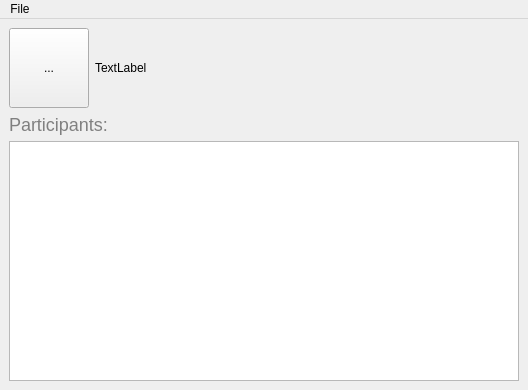
<?xml version="1.0" encoding="UTF-8"?>
<ui version="4.0">
 <class>GroupInfoWindow</class>
 <widget class="QMainWindow" name="GroupInfoWindow">
  <property name="geometry">
   <rect>
    <x>0</x>
    <y>0</y>
    <width>528</width>
    <height>390</height>
   </rect>
  </property>
  <property name="windowTitle">
   <string>Group Info</string>
  </property>
  <widget class="QWidget" name="centralwidget">
   <layout class="QVBoxLayout" name="verticalLayout">
    <item>
     <layout class="QHBoxLayout" name="horizontalLayout">
      <item>
       <widget class="QToolButton" name="contactPhotoButton">
        <property name="minimumSize">
         <size>
          <width>80</width>
          <height>80</height>
         </size>
        </property>
        <property name="maximumSize">
         <size>
          <width>16777215</width>
          <height>16777215</height>
         </size>
        </property>
        <property name="text">
         <string>...</string>
        </property>
        <property name="iconSize">
         <size>
          <width>64</width>
          <height>64</height>
         </size>
        </property>
       </widget>
      </item>
      <item>
       <widget class="QLabel" name="contactNameLabel">
        <property name="text">
         <string>TextLabel</string>
        </property>
       </widget>
      </item>
     </layout>
    </item>
    <item>
     <widget class="QLabel" name="labelParticipants">
      <property name="styleSheet">
       <string notr="true">font-size:18px;color:gray</string>
      </property>
      <property name="text">
       <string>Participants:</string>
      </property>
     </widget>
    </item>
    <item>
     <widget class="QListView" name="listView"/>
    </item>
   </layout>
  </widget>
  <widget class="QMenuBar" name="menubar">
   <property name="geometry">
    <rect>
     <x>0</x>
     <y>0</y>
     <width>528</width>
     <height>25</height>
    </rect>
   </property>
   <widget class="QMenu" name="menuFile">
    <property name="title">
     <string>File</string>
    </property>
    <addaction name="actionChangeSubject"/>
    <addaction name="actionChangeGroupIcon"/>
    <addaction name="actionRemoveGroupIcon"/>
    <addaction name="actionLeaveGroup"/>
   </widget>
   <addaction name="menuFile"/>
  </widget>
  <action name="actionChangeSubject">
   <property name="text">
    <string>Change Subject</string>
   </property>
  </action>
  <action name="actionLeaveGroup">
   <property name="text">
    <string>Leave Group</string>
   </property>
  </action>
  <action name="actionChangeGroupIcon">
   <property name="text">
    <string>Change Group Icon</string>
   </property>
  </action>
  <action name="actionRemoveGroupIcon">
   <property name="text">
    <string>Remove Group Icon</string>
   </property>
  </action>
 </widget>
 <resources/>
 <connections/>
</ui>
